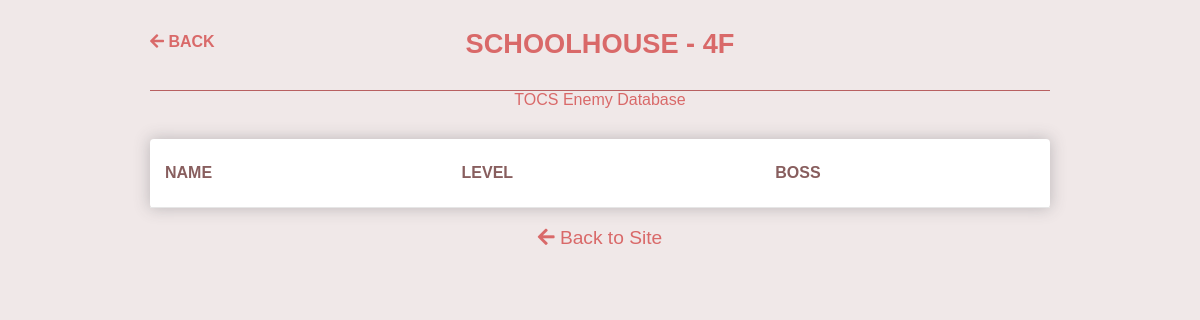
/tocs/Schoolhouse - 4F/, run on an earlier commit of the app's database.
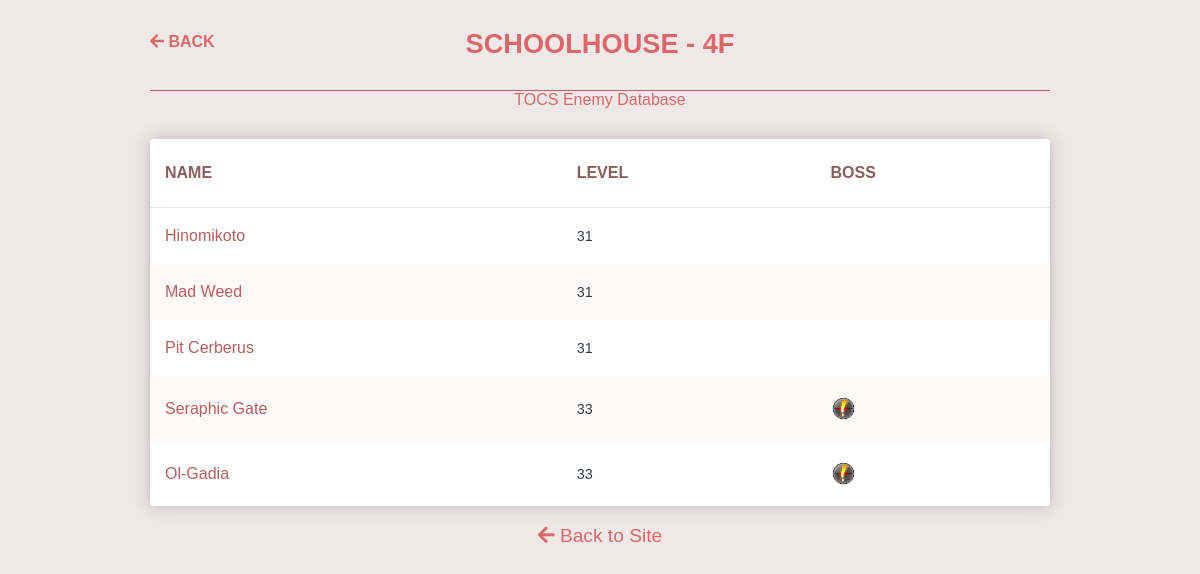
And on a later commit of the database.
### tocs_database/models.py (models this page shows, shortened)
class Location(models.Model):
    name = models.CharField(max_length=50, help_text='Locations with enemies', unique=True)
    dates = models.DateField(help_text='Enter First Ingame date that player visits Location')
    high_elements = models.BooleanField(default=False)
    class Meta:
        ordering = ['dates']

class Enemy(models.Model):
    boss = models.BooleanField(default=False)
    spoiler = models.BooleanField(default=False)
    boss_notes = models.TextField(max_length=2000, blank=True, help_text='Enter notes or advice on fight.')
    name = models.CharField(max_length=50, help_text='Enter enemy name/title')
    profile_pic = models.ImageField(upload_to='', null=True)
    location = models.ForeignKey('Location', on_delete=models.RESTRICT)
    level = models.IntegerField(help_text= 'Enter enemy Level')
    HP = models.IntegerField()
    EXP = models.IntegerField()
    STR = models.IntegerField()
    DEF = models.IntegerField()
    ATS = models.IntegerField()
    ADF = models.IntegerField()
    SPD = models.IntegerField()
    bio = models.TextField(help_text='Enter enemy biography')
    earth_efficacy = models.IntegerField(default=100)
    water_efficacy = models.IntegerField(default=100)
    fire_efficacy = models.IntegerField(default=100)
    wind_efficacy = models.IntegerField(default=100)
    time_efficacy = models.IntegerField(null=True, blank=True)
    space_efficacy = models.IntegerField(null=True, blank=True)
    mirage_efficacy = models.IntegerField(null=True, blank=True)
    skills = models.ManyToManyField('Skill', help_text='Enemy skills', blank=True)
    earth_sepith = models.IntegerField(default=0)
    water_sepith = models.IntegerField(default=0)
    fire_sepith = models.IntegerField(default=0)
    wind_sepith = models.IntegerField(default=0)
    time_sepith = models.IntegerField(default=0)
    space_sepith = models.IntegerField(default=0)
    mirage_sepith = models.IntegerField(default=0)
    mass_sepith = models.IntegerField(default=0)
    items = models.ManyToManyField('ItemDrop', help_text='Item Drops for enemy')
    efficacy = (
        ('0', '0'),
        ('1', '1'),
        ('2', '2'),
        ('3', '3'),
        ('4', '4'),
        ('5', '5'),
    )
    slash = models.CharField(choices=efficacy, default='1', max_length=10)
    thrust = models.CharField(choices=efficacy, default='1', max_length=10)
    pierce = models.CharField(choices=efficacy, default='1', max_length=10)
    strike = models.CharField(choices=efficacy, default='1', max_length=10)
    poison_efficacy = models.IntegerField(default=100)
    seal_efficacy = models.IntegerField(default=100)
    mute_efficacy = models.IntegerField(default=100)
    blind_efficacy = models.IntegerField(default=100)
    sleep_efficacy = models.IntegerField(default=100)
    burn_efficacy = models.IntegerField(default=100)
    freeze_efficacy = models.IntegerField(default=100)
    petrify_efficacy = models.IntegerField(default=100)
    faint_efficacy = models.IntegerField(default=100)
    confuse_efficacy = models.IntegerField(default=100)
    deathblow_efficacy = models.IntegerField(default=100)
    nightmare_efficacy = models.IntegerField(default=100)
    at_delay_efficacy = models.IntegerField(default=100)
    vanish_efficacy = models.IntegerField(default=100)
    s_down_efficacy = models.IntegerField(default=100)

### tocs_database/views.py (the view)
# urls.py: path('<str:location_name>/', views.location_view)
def location_view(request, location_name):
    location = get_object_or_404(Location, name=location_name)
    enemies_in_location = Enemy.objects.all()
    context = {'enemy': enemies_in_location, 'location': location, 'title':f'{location_name} Area Profile'}
    return render(request, 'locations.html', context)

### tocs_database/templates/locations.html (shortened to what this page needs)
{% extends 'layout.html' %}
{% load static %}
{% block extra_css %}
    <link rel="stylesheet" href="{% static 'css/users.css' %}" type="text/css" />
    <link rel="stylesheet" href="{% static 'css/get.css' %}" type="text/css" />
{% endblock %}
{% block content %}
    <div class="viewport">
        <header>
           <h1 class="page-title"> {{ location.name }} </h1>
           <a href="/tocs/" class="back-button"><i class="fas fa-arrow-left"></i> Back</a>
        </header>
        <a href="/tocs/">TOCS Enemy Database</a>
        <div class="users-container">
                    <table class="users-table">
                        <thead>
                        <tr>
                            <th>Name</th>
                            <th>Level</th>
                            <th>Boss</th>
                        </tr>
                        </thead>
                        <tbody>
                        {% for monster in enemy %}
                        {% if location.name == monster.location.name %}
                        <tr>
                            {% if monster.spoiler %}
                            <td class="user-name"><a href="/tocs/{{ monster.location.name }}/{{ monster.name }}"><span class="spoiler">{{ monster.name }}</span></a></td>
                            {% else %}
                            <td class="user-name"><a href="/tocs/{{ monster.location.name }}/{{ monster.name }}"><span>{{ monster.name }}</span></a></td>
                            {% endif %}
                            <td class="user-location"><span>{{ monster.level }}</span></td>
                            <td colspan="2" style="white-space:nowrap"><span class="icon" title="Boss Icon">
                            {% if monster.boss %}
                                <img alt="Critical.png" src="{% static 'images/Critical.png' %}" decoding="async" width="25" height="25" style="margin-left: auto; margin-right: auto;vertical-align: text-top;"></span></td>
                            {% endif %}
                        </tr>
                        {% endif %}
                        {% endfor %}
                        </tbody>
                    </table>
        </div>
        <p>
        <a href="/index" class="back-to-users" style="padding-bottom: 20px;"><i class="fas fa-arrow-left"></i> <span>Back to Site</span></a>
        </p>
    </div>
{% endblock %}

### tocs_database/templates/layout.html (shortened to what this page needs)
<!DOCTYPE html>
<html lang="en">
{% load static %}
<head>
  <link rel="stylesheet" href="{% static 'css/styles.css' %}" type="text/css">
  <link rel="stylesheet" href="{% static 'css/header.css' %}" type="text/css">
  <link rel="stylesheet" href="https://use.typekit.net/uqq2lcv.css">
  <link rel="stylesheet" href="https://use.fontawesome.com/releases/v5.8.1/css/all.css">
  {% block extra_css %}{%  endblock %}
</head>
<body class="{{template}}">
    {% block content %}{%  endblock %}
</body>
</html>

### tocs_database/static/css/styles.css (style rules this page uses)
html { height: 100%; }
body { display: flex; justify-content: space-between; height: 100%; margin: 0; background: #60000017; font-family: proxima-nova, sans-serif; text-align: center; }
.viewport { width: 100%; }
.page-title { margin: 20px 0 3px; color: #d96969; font-family: proxima-nova, sans-serif; font-size: 1.7em; line-height: 1; text-transform: uppercase; }
p { color: #5f6988; font-size: 1.2em; }
a { color: #d96969; font-weight: 500; text-decoration: none; transition: all .2s ease; }

### tocs_database/static/css/header.css (style rules this page uses)
header { max-width: 900px; margin: 0 auto; position: relative; padding: 30px 0; border-bottom: 1px solid #b86061; }
.page-title { margin: 0 auto; }
.back-button { position: absolute; top: 0; bottom: 0; left: 0; margin: auto; color: #d96969; font-size: 1em; font-weight: bold; text-transform: uppercase; height: 25px; }

### tocs_database/static/css/users.css (style rules this page uses)
.users-container { width: 900px; max-width: 100%; height: fit-content; margin: 30px auto 0; overflow: hidden; box-shadow: 0 0 15px rgba(64, 66, 72, 0.3); }
tr td:first-of-type, tr th:first-of-type { min-width: unset; }
.users-table tr:nth-child(even) { background: #fefafa; }
.users-table td { padding: 20px 15px; line-height: 1; min-width: unset; }
.users-table th { min-width: unset; padding: 25px 15px; }
.user-name span { font-size: 1em; }
.user-name a { color: #b75e5e; }

### tocs_database/static/css/get.css (style rules this page uses)
table { width: 100%; border-radius: 4px; background: white; box-shadow: 0 0 15px rgba(64, 66, 72, 0.3); color: #353f4a; border-spacing: 0; }
table td { min-width: 141px; padding: 8px 15px; overflow: hidden; text-align: left; text-overflow: ellipsis; white-space: nowrap; }
table td span { display: block; max-width: 840px; overflow: hidden; font-size: .9em; text-overflow: ellipsis; white-space: nowrap; }
table th { min-width: 141px; padding: 20px 15px; border-bottom: 1px solid #e6e6e6; color: #885e5e; font-weight: 600; text-align: left; text-transform: uppercase; }

What changed in the data, as far as the page shows it:
added Enemy: name "Hinomikoto", level "31"
added Enemy: name "Mad Weed", level "31"
added Enemy: name "Pit Cerberus", level "31"
added Enemy: name "Seraphic Gate", level "33", boss True (drawn)
added Enemy: name "Ol-Gadia", level "33", boss True (drawn)
